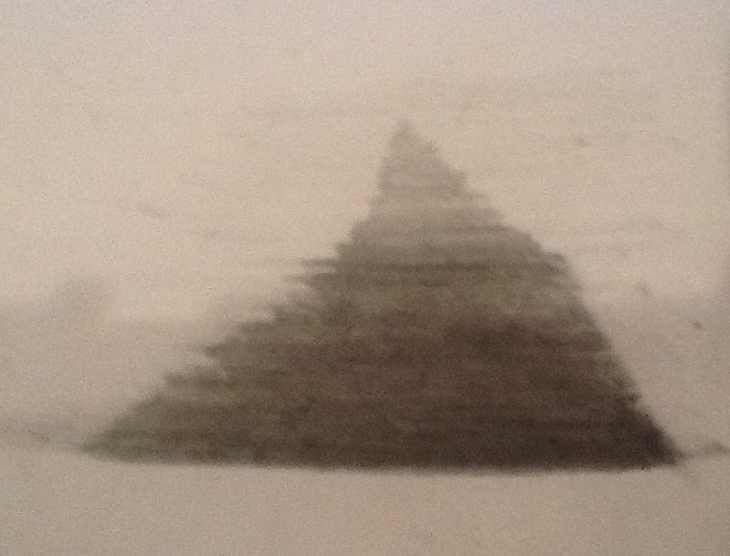
#> input picture binary_test.png, 730 x 556 px
$ python OpenCV_affine_binary.py
#> lines starting #> are read from the running program, lines starting #| are printed output that depends on the picture; after the words box and inside, x2 and y2 are one past the last pixel; in counts of white or black regions, pixels touching at a corner belong together
# -*- coding: utf-8 -*-
"""
Created on Mon Mar  4 14:25:52 2019

@author: ganze
"""

import cv2
import numpy as np
import matplotlib.pyplot as plt
import mpldatacursor

img_source = cv2.imread('binary_test.png',0)
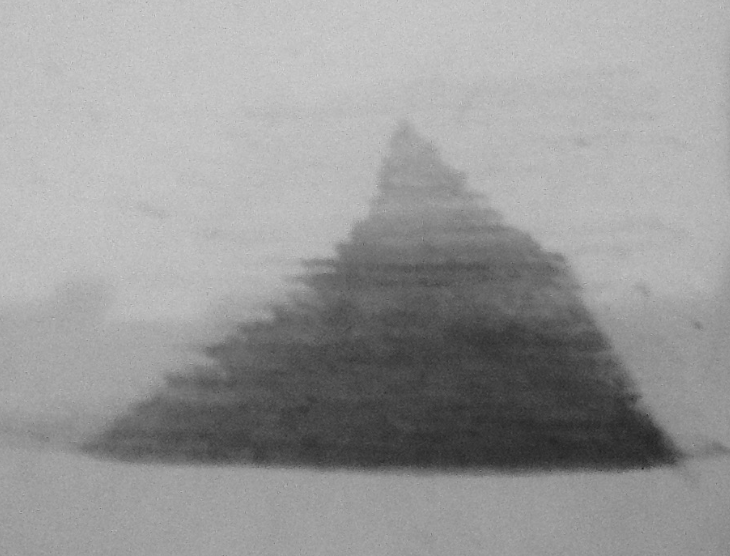
#> img_source: shape (556, 730); min 33, max 215, mean 153.3

fig, ax = plt.subplots()
ax.imshow(img_source, interpolation='none')

ret,img_result1 = cv2.threshold(img_source, 127, 255, cv2.THRESH_BINARY)
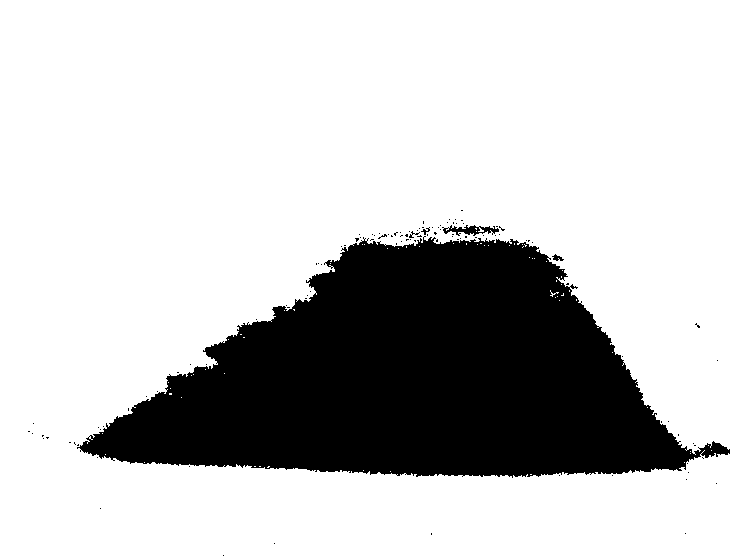
#> img_result1: shape (556, 730); 76.9% white; 111 black regions (106 under 20 px), largest, box (x1, y1, x2, y2) and area: (77, 236, 730, 478) 93084, (442, 225, 499, 236) 303, (552, 254, 564, 261) 43, (421, 227, 430, 235) 27, (409, 231, 420, 238) 25
ret,img_result2 = cv2.threshold(img_source, 127, 255, cv2.THRESH_BINARY_INV)


mpldatacursor.datacursor(hover=True, bbox=dict(alpha=1, fc='w'))
#> (this line was passed over: mpldatacursor is not available in this run)


cv2.imshow("SOURCE", img_source)
cv2.imshow("THRESH_BINARY", img_result1)
cv2.imshow("THRESH_BINARY_INV", img_result2)

plt.show()

cv2.waitKey(0)
cv2.destroyAllWindows()
